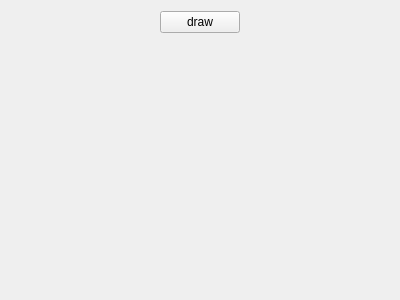
<?xml version="1.0" encoding="UTF-8"?>
<ui version="4.0">
 <class>MyWidget</class>
 <widget class="QWidget" name="MyWidget">
  <property name="geometry">
   <rect>
    <x>0</x>
    <y>0</y>
    <width>400</width>
    <height>300</height>
   </rect>
  </property>
  <property name="windowTitle">
   <string>MyWidget</string>
  </property>
  <layout class="QGridLayout" name="gridLayout">
   <item row="0" column="0">
    <spacer name="horizontalSpacer">
     <property name="orientation">
      <enum>Qt::Horizontal</enum>
     </property>
     <property name="sizeHint" stdset="0">
      <size>
       <width>142</width>
       <height>20</height>
      </size>
     </property>
    </spacer>
   </item>
   <item row="0" column="1">
    <widget class="QPushButton" name="pushButton">
     <property name="text">
      <string>draw</string>
     </property>
    </widget>
   </item>
   <item row="0" column="2">
    <spacer name="horizontalSpacer_2">
     <property name="orientation">
      <enum>Qt::Horizontal</enum>
     </property>
     <property name="sizeHint" stdset="0">
      <size>
       <width>142</width>
       <height>20</height>
      </size>
     </property>
    </spacer>
   </item>
   <item row="1" column="1">
    <spacer name="verticalSpacer">
     <property name="orientation">
      <enum>Qt::Vertical</enum>
     </property>
     <property name="sizeHint" stdset="0">
      <size>
       <width>20</width>
       <height>248</height>
      </size>
     </property>
    </spacer>
   </item>
  </layout>
 </widget>
 <layoutdefault spacing="6" margin="11"/>
 <resources/>
 <connections/>
</ui>
